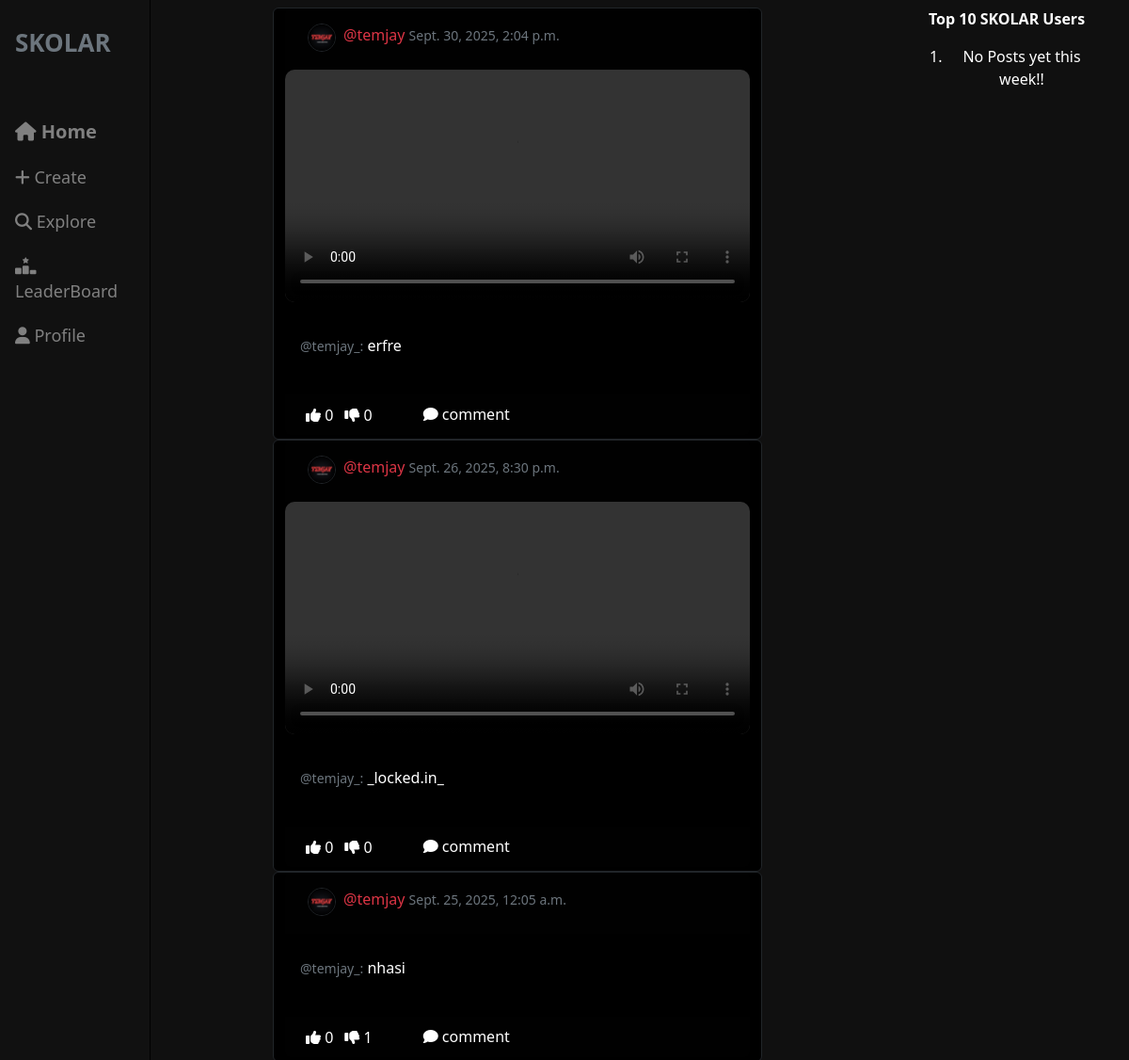
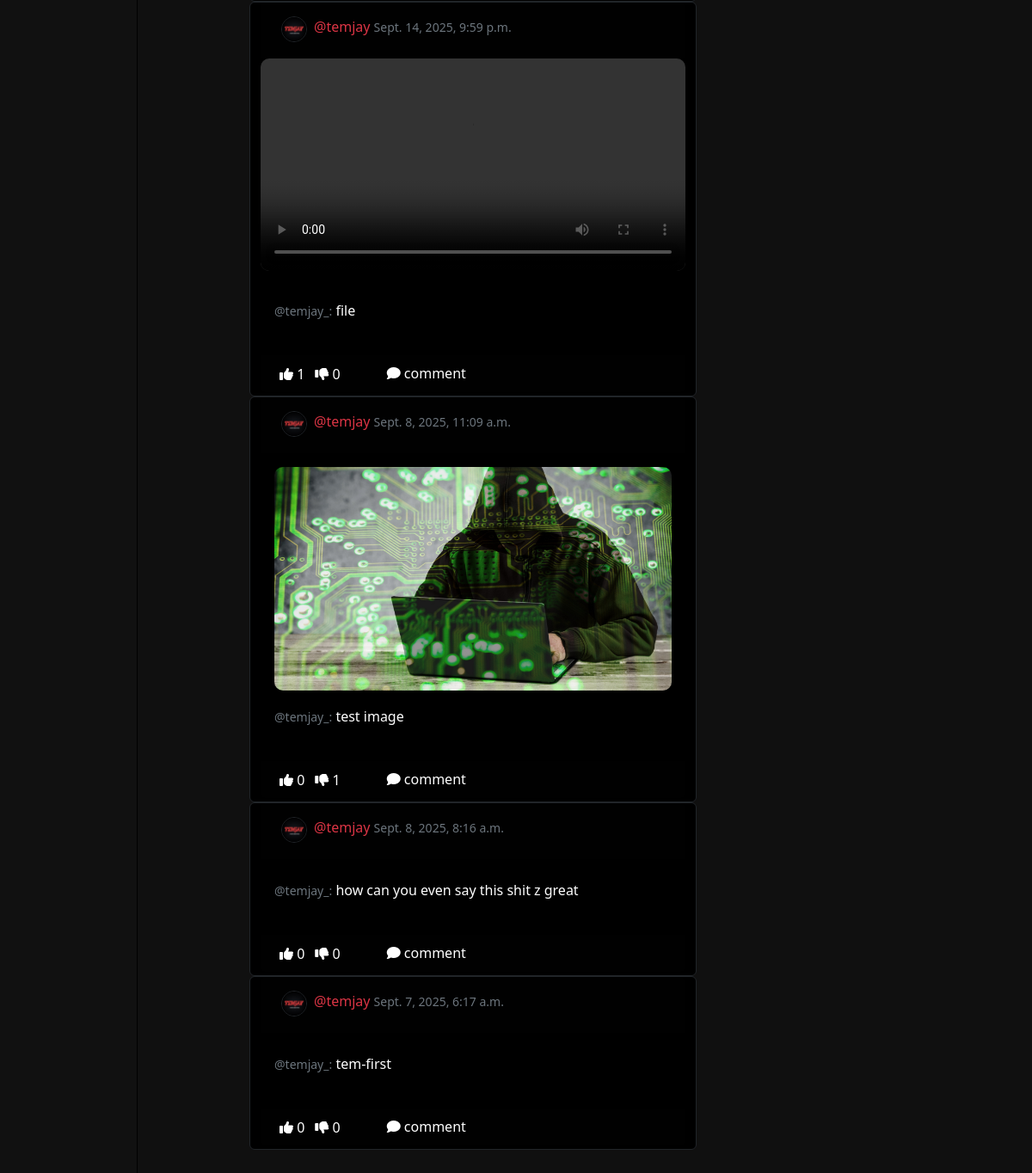
Page /social/ (signed in) on the committed database (2 pictures, top to bottom).
### social/models.py (models this page shows, shortened)
class Post(models.Model):
	body = models.TextField()
	image = models.ImageField(upload_to='uploads/images', blank=True, null=True)
	video = models.FileField(upload_to='uploads/videos', blank=True, null=True)
	created_on = models.DateTimeField(default=timezone.now)
	author = models.ForeignKey(settings.AUTH_USER_MODEL, on_delete=models.CASCADE)
	likes = models.ManyToManyField(settings.AUTH_USER_MODEL, blank=True, related_name='likes')
	dislikes = models.ManyToManyField(settings.AUTH_USER_MODEL, blank=True, related_name='dislikes')

class UserProfile(models.Model):
	user = models.OneToOneField(settings.AUTH_USER_MODEL, primary_key=True, verbose_name='user', related_name='profile', on_delete=models.CASCADE)
	name = models.CharField(max_length=50, blank=True, null=True)
	bio = models.TextField(max_length=500, null=True, blank=True)
	birth_date = models.DateField(null=True, blank=True)
	school = models.CharField(max_length=100, blank=True, null=True)
	picture = models.ImageField(upload_to='uploads/profiles', default='uploads/profiles/default.jpg')
	followers = models.ManyToManyField(settings.AUTH_USER_MODEL, blank=True, related_name='followers')
	score = models.IntegerField(default=0)

### users/models.py (models this page shows)
class CustomUser(AbstractUser):
	score = models.IntegerField(default=0)

### social/views.py (the view)
# urls.py: path('', PostList.as_view(), name = 'postlist'),
class PostList(LoginRequiredMixin,View):
    def get(self, request, *args, **kwargs):
        logged_in_user = request.user
        followed_posts = Post.objects.filter(
            Q(author__profile__followers=logged_in_user) | Q(author=logged_in_user)
        ).distinct().order_by('-created_on')
        unfollowed_posts = Post.objects.exclude(
            Q(author__profile__followers=logged_in_user) | Q(author=logged_in_user)
        ).distinct()
        RANDOM_UNFOLLOWED_LIMIT = 5
        unfollowed_post_ids = list(unfollowed_posts.values_list('id', flat=True))
        random.shuffle(unfollowed_post_ids)
        random_sample_ids = unfollowed_post_ids[:RANDOM_UNFOLLOWED_LIMIT]
        random_posts = Post.objects.filter(id__in=random_sample_ids)
        combined_posts = Post.objects.filter(
            Q(id__in=list(followed_posts.values_list('id', flat=True))) |
            Q(id__in=list(random_posts.values_list('id', flat=True)))
)       .order_by('-created_on')
        def get_week_start():
            today = now().date()
            return today - timedelta(days=today.weekday())
        week_start = get_week_start()
        top_users = WeeklyScore.objects.filter(week_start=week_start).select_related('user').order_by('-score')[:10]
        context = {
            'post_list' : combined_posts,
            'top_users' : top_users,
        }
        return render(request, 'social/post_list.html', context)

### templates/social/post_list.html (shortened to what this page needs)
{% extends 'base.html' %}
{% load crispy_forms_tags %}
{% block content %}
{% include 'navbar.html' %}
	<div class="main-content ">
		<div class="container mb-5 mt-2">
			<div class="row justify-content-between">
				<div class="col-md-9">
					{% for post in post_list %}
					<div class="row justify-content-center">
						<div class="col-md-8 card bg-black col-sm-12 border-top border-dark	">
							<div class="card-header text-secondary">
								<a href="{% url 'profileview' post.author.profile.pk %}">
									<img class="rounded-circle border border-dark post-img" height="30" width="30" src="{{ post.author.profile.picture.url }}" />
								</a>
								<p class="post-text">
									<a class="post-link text-danger" href="{% url 'profileview' post.author.profile.pk %}">@{{ post.author }} </a><small>{{ post.created_on }}</small>
								</p>
							</div>
							{% if post.video %}
								<video class="img-fluid card-img-top post-image" controls="controls" >
									<source src="{{ post.video.url }}" type="video/mp4" />
								</video>
								{% endif %}
							<div class=" card-body position-relative">
								{% if post.image %}
									<img src="{{ post.image.url }}" class="img-fluid card-img-top post-image" />
								{% endif %}
								<p class="my-2 text-white">
									<a class="post-link text-primary" href="{% url 'profileview' post.author.profile.pk %}"><small class="text-secondary">@{{ post.author }}_:</small>
									</a>
									{{ post.body }}
								</p>
							</div>
							<div class="d-flex flex-row card-footer mb-1 mt-3 ">
								<form method="POST" action="{% url 'like' post.pk %}">
									<button class="text-white remove-default-btn" type="submit"><i class="fa fa-thumbs-up"></i><span> {{ post.likes.all.count }}</span></button>
								</form>
								<form method="POST" action="{% url 'dislike' post.pk %}">
									<button class="text-white remove-default-btn" type="submit"><i class="fa fa-thumbs-down"></i><span> {{ post.dislikes.all.count }}</span></button>
								</form>
								<a class="ms-5 text-white post-link" href="{% url 'postdetail' post.pk %}"><i class="fa fa-comment"></i> comment</a>
							</div>
						</div>
					</div>
					{% endfor %}
				</div>
				<div  id="leaderboard" class="col-md-3 text-center d-none d-lg-block ">
					<p class="mb-3"><strong>Top 10 SKOLAR Users</strong></p>
					<div class="row justify-content-center">
						<div class="col-10">
							<ol>
								{% for item in top_users %}
								<li>
									<div class="row justify-content-center">
										<div class="col-12">
											<div class="mt-3">
												<a href="{% url 'profileview' item.user.profile.pk %}">
													<img class="rounded-circle border border-blue post-img" height="30" width="30" src="{{ item.user.profile.picture.url }}" alt="Profile pic" />
												</a>
												<p class="post-text">
													<a class="post-link text-danger" href="{% url 'profileview' item.user.profile.pk %}"><strong>{{ item.user.username }}</strong></a> - <span class="badge bg-danger rounded-pill"> {{ item.score }}pts</span>
												</p>
											</div>
										</div>
									</div>
								</li>
								{% empty %}
								<li>No Posts yet this week!!</li>
								{% endfor %}
							</ol>
						</div>
					</div>
				</div>
			</div>
	</div>
	</div>
{% endblock %}

### static/css/style.css (style rules this page uses)
.main-content { margin-left: 0; }
@media (min-width: 768px) { .main-content { margin-left: 160px; } }
.remove-default-btn { background-color: transparent; border: none; box-shadow: none; }
.post-link { text-decoration: none; }
.post-text { padding-top: 0.5rem; }
.post-img { float: left; margin: 0.5rem; }
.post-image { max-width: 100%; height: auto; border-radius: 10px; margin-bottom: 10px; }

### rows in the picture
Post: author.profile.picture (picture), author "temjay", created_on "Sept. 30, 2025, 2:04 p.m.", body "erfre", likes.all.count "0", dislikes.all.count "0"
Post: author.profile.picture (picture), author "temjay", created_on "Sept. 26, 2025, 8:30 p.m.", body "_locked.in_", likes.all.count "0", dislikes.all.count "0"
Post: author.profile.picture (picture), author "temjay", created_on "Sept. 25, 2025, 12:05 a.m.", body "nhasi", likes.all.count "0", dislikes.all.count "1"
Post: author.profile.picture (picture), author "temjay", created_on "Sept. 14, 2025, 9:59 p.m.", body "file", likes.all.count "1", dislikes.all.count "0"
Post: author.profile.picture (picture), author "temjay", created_on "Sept. 8, 2025, 11:09 a.m.", image (picture), body "test image", likes.all.count "0", dislikes.all.count "1"
Post: author.profile.picture (picture), author "temjay", created_on "Sept. 8, 2025, 8:16 a.m.", body "how can you even say this shit z great", likes.all.count "0", dislikes.all.count "0"
Post: author.profile.picture (picture), author "temjay", created_on "Sept. 7, 2025, 6:17 a.m.", body "tem-first", likes.all.count "0", dislikes.all.count "0"
